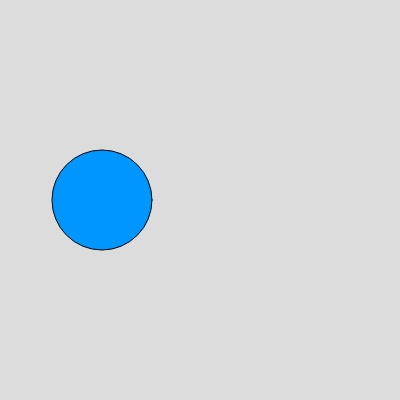
Frame 1 (no input)
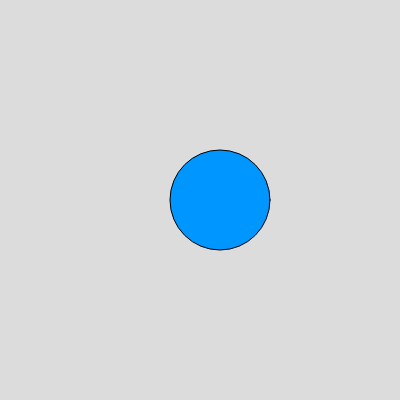
Frame 60 (no input)
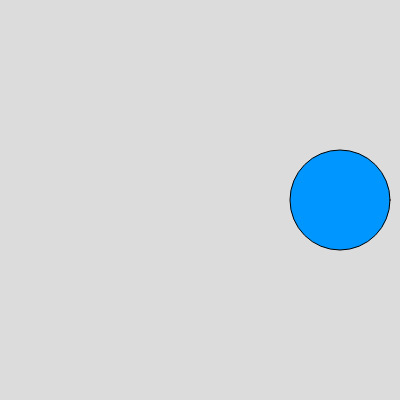
Frame 120 (the mouse pressed at the canvas centre since frame 60)

The p5.js sketch that drew these frames (run headless with seeded random() and noise() and a simulated clock; from frame 60 on, the mouse is pressed at the canvas centre):

// p5.js sketch
// ── sketch.js
class Kreis {
  constructor(x, y, radius, farbe) {
    this.x = x;
    this.y = y;
    this.radius = radius;
    this.farbe = farbe;
  }

  anzeigen() {
    fill(this.farbe);
    circle(this.x, this.y, this.radius*2);
  }

  bewegen() {
    this.x += 2;
    if(this.x > width) this.x = 0;
  }
}

let kreis1;

function setup() {
  createCanvas(400, 400);
  kreis1 = new Kreis(100, 200, 50, [0, 150, 255]);
}

function draw() {
  background(220);
  kreis1.bewegen();
  kreis1.anzeigen();
}
